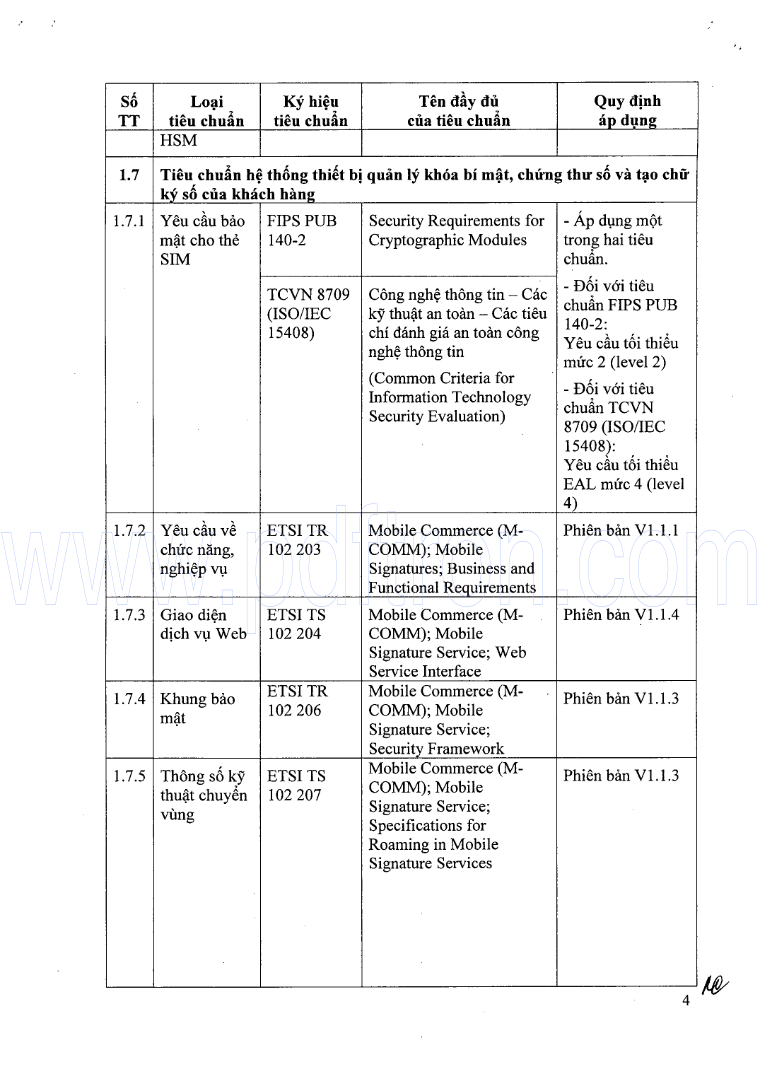
#> input picture 1_6.png, 762 x 1070 px, found by its file name
$ python huhu.py
#> lines starting #> are read from the running program, lines starting #| are printed output that depends on the picture; after the words box and inside, x2 and y2 are one past the last pixel; in counts of white or black regions, pixels touching at a corner belong together
import cv2
import numpy as np

img = cv2.imread(r'C:\Users\ThanhTiem\Desktop\testpy\1_6.png')
#> img is the input picture: shape (1070, 762, 3); mean B, G, R 242.5, 242.3, 242.3
gray = cv2.cvtColor(img, cv2.COLOR_BGR2GRAY)
edges = cv2.Canny(gray, 100, 150, apertureSize=3)
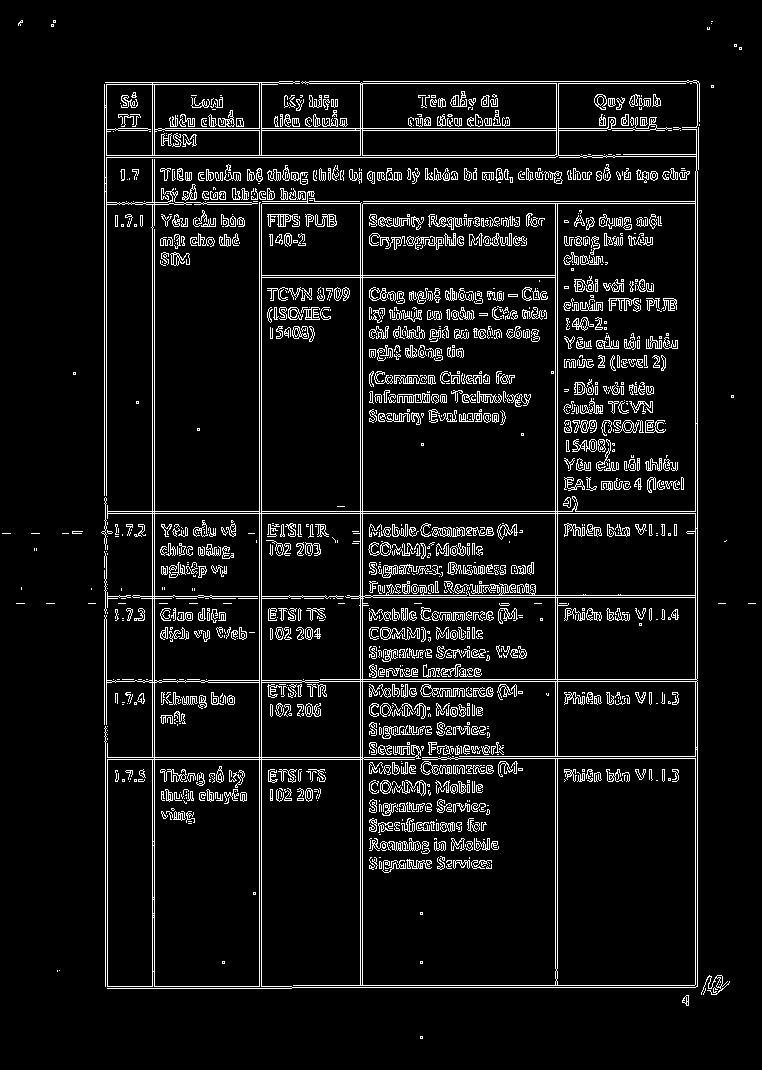
#> edges: shape (1070, 762); 7.4% white in thin lines or dots
# cv2.imshow("image", edges)
# cv2.waitKey(0)
minLineLength = 2
maxLineGap = 4
lines = cv2.HoughLinesP(edges, 1, np.pi / 180, 350, minLineLength, maxLineGap,10)
#> lines = 28 rows, first 6: [152, 988, 152, 82], [261, 988, 261, 169], [154, 988, 154, 82], [362, 987, 362, 204], [259, 988, 259, 82], [360, 987, 360, 203]

for line in lines:
    for x1, y1, x2, y2 in line:
        cv2.line(img, (x1, y1), (x2, y2), (0, 0, 255), 1)
#> this loop made 28 passes
#> line on passes 1 to 12: [[152, 988, 152, 82]], [[261, 988, 261, 169]], [[154, 988, 154, 82]], [[362, 987, 362, 204]], [[259, 988, 259, 82]], [[360, 987, 360, 203]], [[695, 987, 695, 171]], [[555, 987, 555, 201]], [[697, 986, 697, 171]], [[557, 987, 557, 201]], [[105, 511, 694, 511]], [[104, 503, 104, 84]]
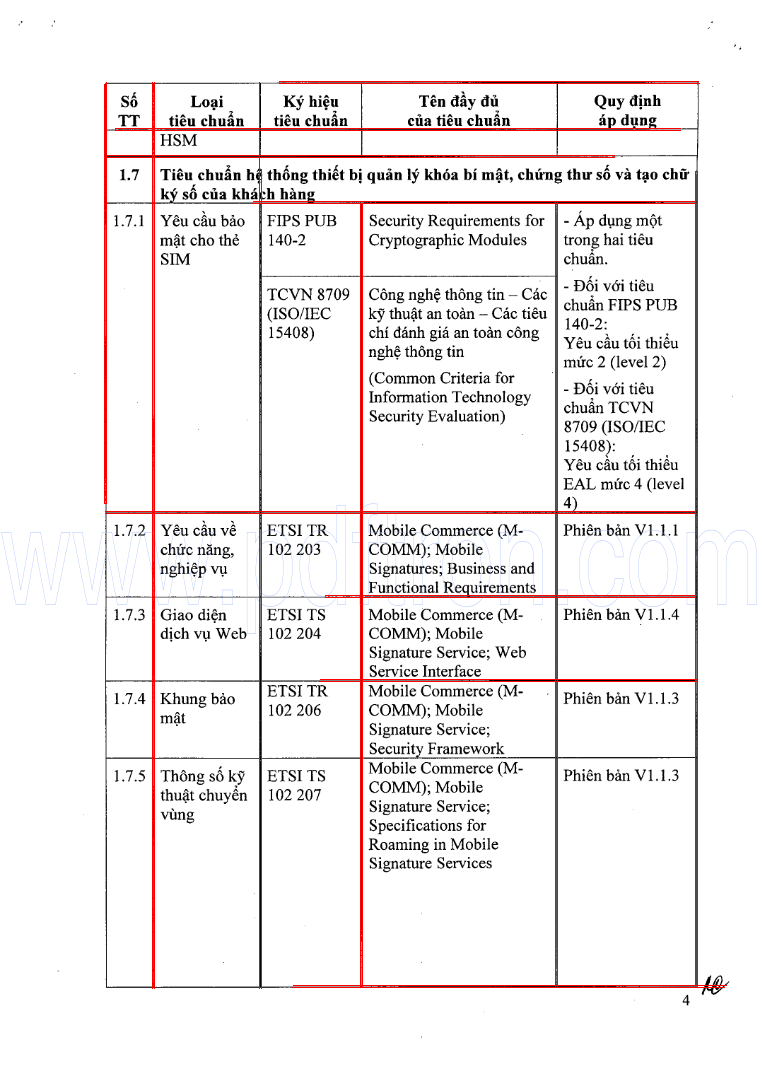
#> img: shape (1070, 762, 3); 2.02% of pixels changed, all inside (x1, y1, x2, y2) = (104, 81, 727, 989)

cv2.imshow("vcx",img)
cv2.waitKey(0)

$ run again, with table2.jpg saved as 1_6.png
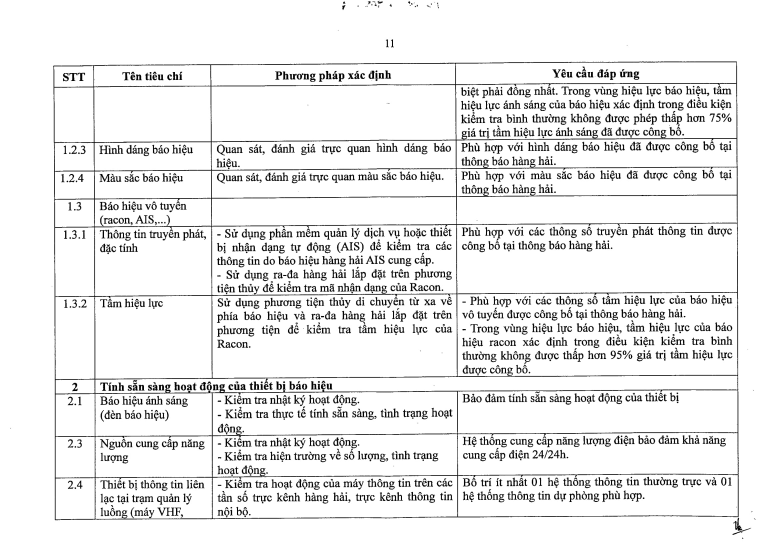
#> input picture table2.jpg, 2328 x 1659 px, found by its file name (shown at 1/3 size)
#> img is the input picture: shape (1659, 2328, 3); min 0, max 255, mean 235.3
#> `edges = cv2.Canny(gray, 100, 150, apertureSize=3)`:
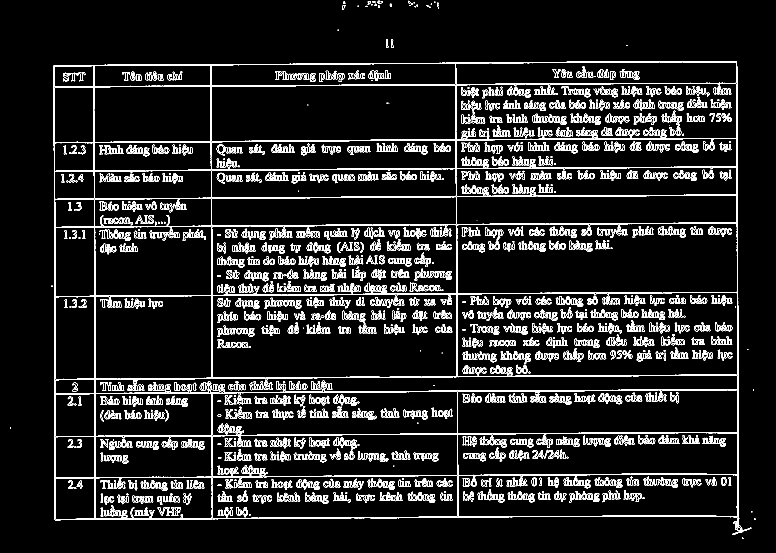
#> edges: shape (1659, 2328) (shown at 1/3 size); 6% white in thin lines or dots
#> lines = 408 rows, first 6: [166, 1560, 166, 823], [164, 1559, 164, 1007], [2211, 479, 2211, 199], [634, 491, 634, 241], [1371, 1552, 1371, 1172], [1968, 1170, 2214, 1170]
#> the loop `for line in lines:` made 408 passes
#> after the loop `for line in lines:`:
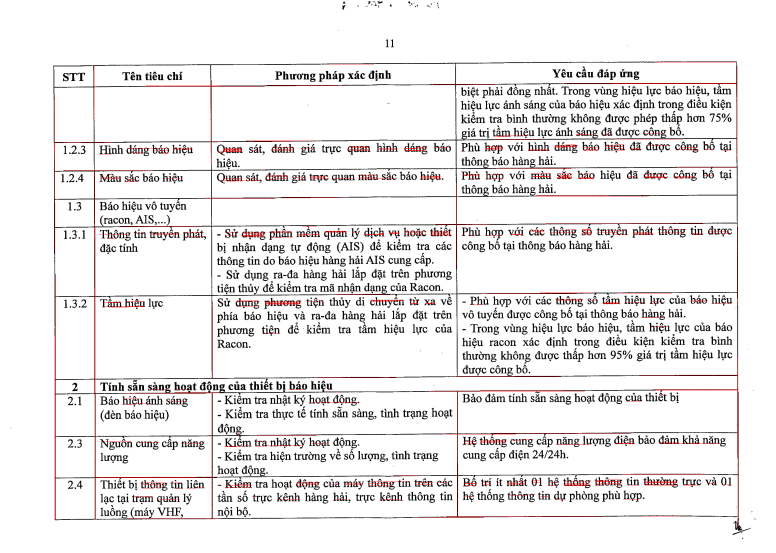
#> img: shape (1659, 2328, 3) (shown at 1/3 size); 0.92% of pixels changed, all inside (x1, y1, x2, y2) = (161, 186, 2216, 1579)
